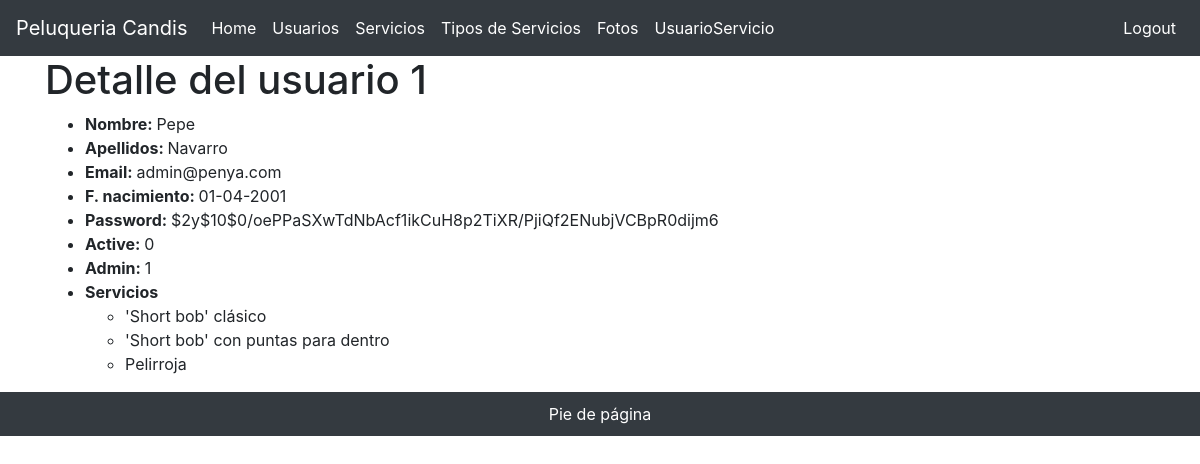
/users/show/1 (signed in), run on the app's committed database.
### tables this page shows
CREATE TABLE `users` (
  `id` int(11) NOT NULL,
  `nombre` varchar(50) DEFAULT NULL,
  `apellido` varchar(50) DEFAULT NULL,
  `email` varchar(100) DEFAULT NULL,
  `fechaNacimiento` date DEFAULT NULL,
  `password` varchar(255) DEFAULT NULL,
  `active` tinyint(1) DEFAULT '0',
  `admin` tinyint(1) DEFAULT '0'
);

CREATE TABLE `user_servicio` (
  `user_id` int(11) NOT NULL,
  `servicio_id` int(11) NOT NULL
);

CREATE TABLE `servicios` (
  `idservicio` int(11) NOT NULL,
  `servicio` varchar(50) DEFAULT NULL,
  `descripcion` varchar(100) DEFAULT NULL,
  `tipoServicio` int(11) DEFAULT NULL,
  `precio` double NOT NULL,
  `genero` varchar(50) DEFAULT NULL,
  `tiempo` int(11) DEFAULT NULL
);

### app/controllers/UsersController.php (called while the page is built, shortened)
<?php
class UsersController
{
    public function show($args)
    {
        list($id) = $args;
        $user = User::find($id);
        require('app/views/user/show.php');
    }
}

### index.php (called while the page is built, shortened)
<?php
$app = new \Core\App();

### app/models/User.php (called while the page is built, shortened)
<?php
class User extends Model
{
    public function __construct()
    {
        $this->fechaNacimiento = DateTime::createFromFormat('Y-m-d', $this->fechaNacimiento);
    }
    public static function find($id)
    {
        $db = User::db();
        $stmt = $db->prepare('SELECT * FROM users WHERE id=:id');
        $stmt->execute(array(':id' => $id));
        $stmt->setFetchMode(PDO::FETCH_CLASS, User::class);
        $user = $stmt->fetch(PDO::FETCH_CLASS);
        return $user;
    }
    public function lista()
    {
        $db = UserServicio::db();
        $stmt = $db->prepare('SELECT * FROM user_servicio WHERE user_id = :user_id');
        $stmt->execute(array(':user_id' => $this->id));
        $stmt->setFetchMode(PDO::FETCH_CLASS, UserServicio::class);
        $userServicio = $stmt->fetchAll(PDO::FETCH_CLASS, UserServicio::class);
        return $userServicio;
    }
}

### app/models/UserServicio.php (called while the page is built, shortened)
<?php
class UserServicio extends Model
{
    public function typeServicio()
    {
        $db = Servicio::db();
        $statement = $db->prepare('SELECT * FROM servicios WHERE idservicio = :id');
        $statement->bindValue(':id', $this->servicio_id);
        $statement->execute();
        $statement->setFetchMode(PDO::FETCH_CLASS, Servicio::class);
        $userServicio = $statement->fetch(PDO::FETCH_CLASS);
        return $userServicio;
    }
    public function __get($atributoDesconocido)
    {
        if (method_exists($this, $atributoDesconocido)) {
            $this->$atributoDesconocido = $this->$atributoDesconocido();
            return $this->$atributoDesconocido;
        }
    }
}

### app/views/user/show.php (the view, shortened to what this page needs)
<!doctype html>
<html lang="es">
<head>
  <?php require "app/views/parts/head.php" ?>
</head>
<body>
  <?php require "app/views/parts/header.php" ?>
  <main role="main" class="container">
    <div class="starter-template">
      <h1>Detalle del usuario <?php echo $user->id ?></h1>
        <ul>
            <li><strong>Nombre: </strong><?php echo $user->nombre ?></li>
            <li><strong>Apellidos: </strong><?php echo $user->apellido ?></li>
            <li><strong>Email: </strong><?php echo $user->email ?></li>
            <li><strong>F. nacimiento: </strong><?php echo $user->fechaNacimiento->format('d-m-Y') ?></li>
            <li><strong>Password: </strong><?php echo $user->password ?></li>
            <li><strong>Active: </strong><?php echo $user->active ?></li>
            <li><strong>Admin: </strong><?php echo $user->admin ?></li>
            <li><strong>Servicios</strong>
            <?php
            echo "<ul>";
            foreach ($user->lista() as $value) {
              echo "<li>";
              echo $value->typeServicio->servicio;
              echo "</li>";
            }
            echo "</ul>";
            ?>
          </li>
          </ul>
    </div>
  </main>
  <?php require "app/views/parts/footer.php" ?>
</body>
</html>

### data on the page
users: id "1", nombre "Pepe", apellido "Navarro", email "admin@penya.com", fechaNacimiento "01-04-2001", password "$2y$10$0/oePPaSXwTdNbAcf1ikCuH8p2TiXR/PjiQf2ENubjVCBpR0dijm6", active "0", admin "1"
user_servicio: servicio.servicio "'Short bob' clásico"
user_servicio: servicio.servicio "'Short bob' con puntas para dentro"
user_servicio: servicio.servicio "Pelirroja"
